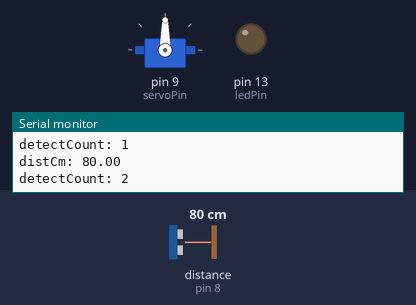
This sketch was run on a simulated Arduino Uno, built with avr-gcc and run on an emulated ATmega328P. On the bench: servo, output pins drawn as LEDs (lit = HIGH), the last lines printed to the serial monitor. The inputs (shaded band) are chosen by the test bench; at power-on: distance to the obstacle (sensor on pin 8) 80 cm. The echo pulse lasts 58.3 µs per cm.

Above: at 4.2 s.
4.3 s: distance to the obstacle (sensor on pin 8) set to 98 cm
8.6 s: distance to the obstacle (sensor on pin 8) set to 105 cm
At 9.3 s:
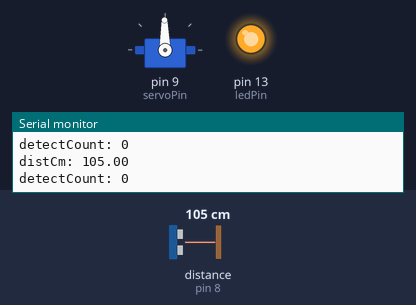
10.1 s: distance to the obstacle (sensor on pin 8) set to 2 cm
At 11.6 s:
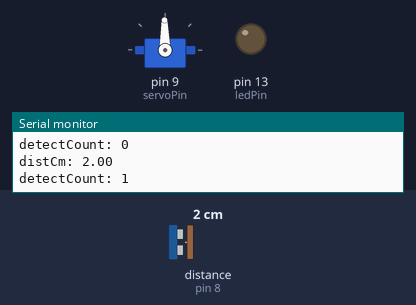
12.1 s: distance to the obstacle (sensor on pin 8) set to 120 cm
At 22.9 s:
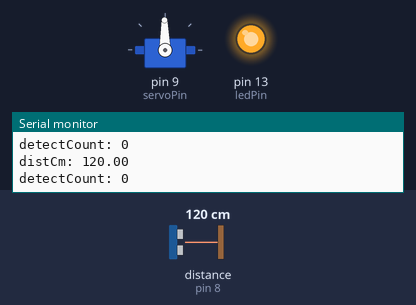
Timing chart, 0 to 23.2 s (numbered marks = the images above; inputs shaded):
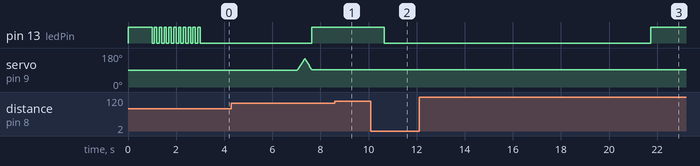

The sketch:

BadKitty.ino
```cpp
#include <HCSR04.h>
#include <Servo.h>

#define DETECT_DIST_CM 100.0
#define DETECT_TIMEOUT_SEC 10
#define DETECT_COUNT_SPRAY 5
#define SPRAY_POS 150
#define SPRAY_DELAY 5

const int triggerPin = 7;
const int echoPin = 8;
const int servoPin = 9;
const int ledPin = 13;

bool catDetected = false;
unsigned int detectLast = 0;
int detectCount = 0;
int detectTimeout = DETECT_TIMEOUT_SEC * 1000;

int pos = 0;

UltraSonicDistanceSensor distSensor(triggerPin, echoPin);
Servo sprayServo;

void setup() {
  pinMode(ledPin, OUTPUT);
  digitalWrite(ledPin, HIGH);

  Serial.begin(115200);

  delay(1000);

  sprayServo.attach(servoPin);
  sprayServo.write(90);

  for (int x = 0; x < 10; x++) {
    digitalWrite(ledPin, LOW);
    delay(100);
    digitalWrite(ledPin, HIGH);
    delay(100);
  }
}

void loop() {
  float distCm = distSensor.measureDistanceCm();
  Serial.print(F("distCm: "));
  Serial.println(distCm);

  if (distCm <= DETECT_DIST_CM) {
    detectLast = millis();
    detectCount++;
    digitalWrite(ledPin, LOW);
  }

  if (detectCount == DETECT_COUNT_SPRAY) {
    spray();
    detectCount = 0;
    digitalWrite(ledPin, HIGH);
  }

  else if ((millis() - detectLast) > detectTimeout) {
    detectCount = 0;
    digitalWrite(ledPin, HIGH);
  }

  Serial.print(F("detectCount: "));
  Serial.println(detectCount);

  delay(1000);
}

void spray() {
  Serial.print(F("Spraying..."));

  for (int x = 90; x < SPRAY_POS; x++) {
    sprayServo.write(x);
    delay(SPRAY_DELAY);
  }
  for (int x = SPRAY_POS; x > 90; x--) {
    sprayServo.write(x);
    delay(SPRAY_DELAY);
  }

  Serial.println(F("complete."));
}
```

Measured:
- the behaviour switches between 100 and 101 cm on distance to the obstacle (sensor on pin 8) (found by bisection; images 0 and 1)
- after the input at 8.6 s, pin 13 (ledPin): stays HIGH (without the input it goes to LOW after 0.05 s)
- after the input at 10.1 s, pin 13 (ledPin): HIGH → LOW after 0.56 s
- after the input at 12.1 s, servo on pin 9 (servoPin): stops changing and stays 91°
- by itself, servo on pin 9 (servoPin): rises from 90° to 149° in 0.30 s, then falls to 91° in 0.30 s
